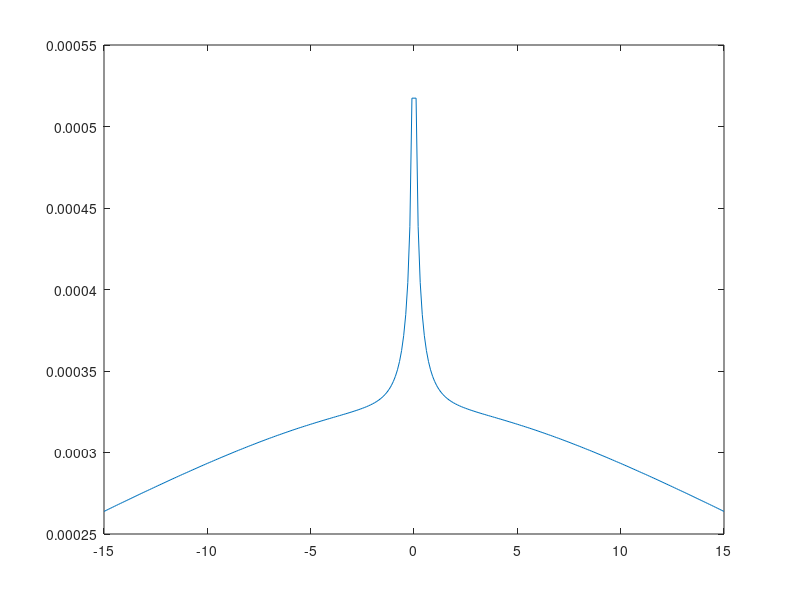

MATLAB code to generate this figure:
function shakCodev3 % Optimised code

    tic
    clearvars;
    zz = -15:0.1:15;    
    zz = zz(zz ~= 0);
    zz = transpose(zz);

    n = max(size(zz));
    alpha = rand(n, 1);
    m = norm(sum(alpha)) / 2;

    y2 = iteratoverfuncnewton(alpha, zz, m, n);
    plot(zz, y2)

    elapsedTime = toc;
    disp(['Execution time: ' num2str(elapsedTime) ' seconds']);
    elapsedTime = toc / 60;
    fprintf('Time in mins: %.4f minutes\n', elapsedTime);

end

function y = iteratoverfuncnewton(alpha, zz, m, n)

    correctedvs = zeros(n, 1);

    for i = 1:max(size(zz))
        disp(zz(i));
        values = newton(zz(i), alpha, m, 25);
        correctedvs(i) = -(imag((values^2) / (n * pi * zz(i))));
    end

    y = correctedvs;
end

function [y] = newton(z, alpha, m, iter)

    guess = -1i;
    for ii = 1:iter
        [f, fp] = func1examplenewt(z, alpha, m, guess);
        if (fp ~= 0)
            current = guess - f / fp;
            guess = current;
        end
    end
    y = guess;
end

function [y, dy] = func1examplenewt(z, alpha, m, guess)

    xp = 1;
    xp = xp .* (z - alpha * guess)';
    yp = sum(alpha .* xp ./ (z - alpha * guess));
    y = 2 * m * guess * xp - yp;
    rp = sum(alpha .* alpha .* xp ./ (z - alpha * guess) .* (z - alpha * guess), 1);
    dy = 2 * m * (xp - guess * yp) + rp;
end
